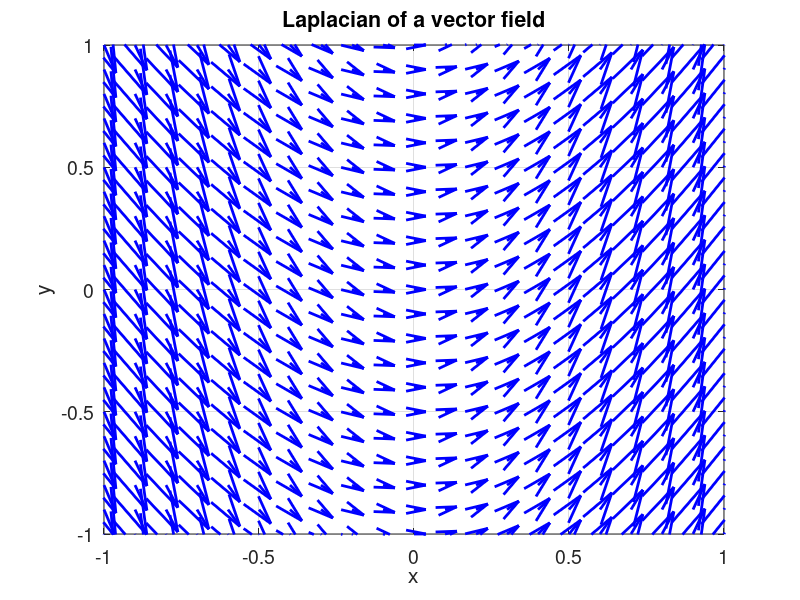
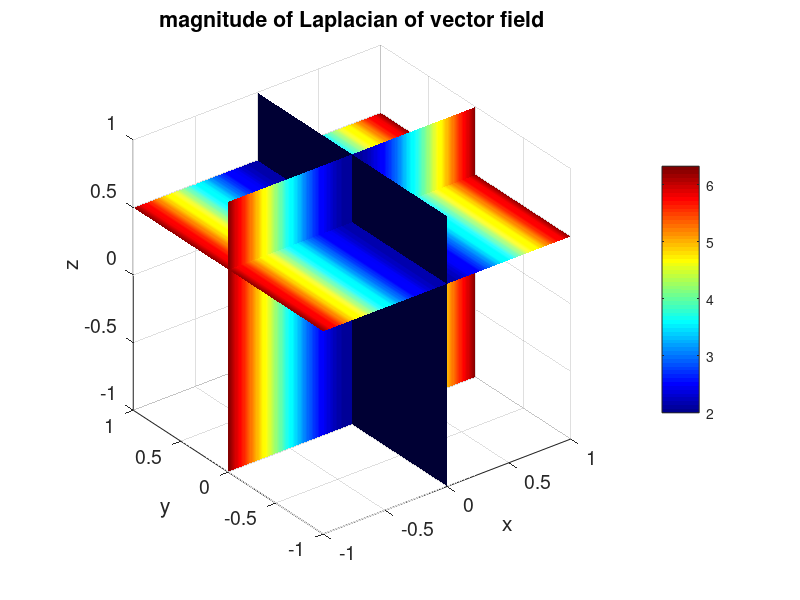

Here is the MATLAB script that generated these plots, in order:
% cemDiff05.m
% 18 march 2016
% Ian Cooper
% School of Physics, University of Sydney
% http://www.physics.usyd.edu.au/teach_res/mp/mphome.htm

% CALCULATION OF THE LAPLACIAN
%     [2D] scalar function  flag == 1;
%     [3D] vector function  flag == 2;
   

clear all
close all
clc

tic

% =========================================================================
% INPUTS

% Number of grid points (integer)    N = 101 default value
    N = 201;
% Range for X, Y and Z values  [minX maxX minY maxY minZ maxZ]
    % XY = [-50 50 -50 50 -50 50 ];
     XY = [-1 1 -1 1 -1 1];
 % flag = 1 for scalar field f or flag = 2 for vector field (V(Vx Vy Vz)
    flag = 2;
 
% ========================================================================
if flag == 1;  % [2D] scalar function f
    
% CALCULATIONS  ----------------------------------------------------------   
% X and Y ranges
minX = XY(1); maxX = XY(2); minY  = XY(3); maxY = XY(4);
x = linspace(minX, maxX,N);
y = linspace(minY, maxY,N);
[xx, yy] = meshgrid(x,y);
hx = x(2)-x(1); hy = y(2)-y(1);

% Define scalar field f
       wLx = 50; wLy = 40;
       kx = 2*pi/wLx; ky = 2*pi/wLy;
       f = sin(kx.*xx) .* cos(ky.*yy);
%      f = xx.^2 + yy.^2;

% Laplacian
       del2f = del2(f,hx,hy)*4;
       

% GRAPHICS ---------------------------------------------------------------

figure(1); 
   set(gcf,'units','normalized','position',[0.2 0.2 0.5 0.4]);
   subplot(1,2,1);   % scalar function f
   zz = f;
   surf(xx,yy,zz);
   shading interp;
   colormap(summer)
   set(gca,'fontsize',14)
   axis square
   box on
   view(-19,55);
   title('[2D] scalar function  f(x,y)');
   xlabel('x'); ylabel('y'); zlabel('f'); 
  
   
   subplot(1,2,2)   %  Laplacian del2f  of scalar fucntion f 
   surf(xx,yy,del2f);
   shading interp;
   colormap(autumn)
   set(gca,'fontsize',14)
   axis square
   box on
   view(-19,55);
   title('[2D] Laplacian of f(x,y)');
   xlabel('x'); ylabel('y'); zlabel('del2f');
   colormap(autumn)
   set(gca,'fontsize',14);
   
else
    
% =======================================================================
% Laplacian of the vector field V    flag == 2;
% =======================================================================

% X and Y ranges
    minX  = XY(1); maxX = XY(2);
    minY  = XY(3); maxY = XY(4);
    minZ  = XY(5); maxZ = XY(6);

    x = linspace(minX, maxX,N);
    y = linspace(minY, maxY,N);
    z = linspace(minY, maxY,N);

    [xx, yy, zz] = meshgrid(x,y,z);
    hx = x(2)-x(1); hy = y(2)-y(1); hz = z(2)-z(1);

% Define vector field V
    Vxx = xx.^2;
    Vyy = 3 .* xx .* zz.^2;
    Vzz = -2 .* xx .* zz;
    
% Calculate Laplacian: X Y Z components / magnitude of vector    
    del2Vx = del2(Vxx,hx,hy,hz)*6;
    del2Vy = del2(Vyy,hx,hy,hz)*6;
    del2Vz = del2(Vzz,hx,hy,hz)*6;

    del2Vmag = sqrt(del2Vx.^2 + del2Vy.^2 + del2Vz.^2);
       
% GRAPHICS ---------------------------------------------------------------

 figure(3) % curl --------------------------------------------------------
    set(gcf,'units','normalized','position',[0.7 0.2 0.30 0.4]);
    % indices dx dy dz for slice plots in figures 1 and 3 
    dx = 1:10:N; dy  = dx;   dz = 76;
   
    % plot variable: p1 p2 p3 p4 p5 p6
    p1 = xx(dx,dy,dz); p2 = yy(dx,dy,dz); p3 = zz(dx,dy,dz); 
    p4 = del2Vx(dx,dy,dz); p5 = del2Vy(dx,dy,dz); p6 = del2Vz(dx,dy,dz); 
    
    h = quiver3(p1, p2, p3, p4, p5, p6);
    set(h,'color',[0 0 1],'linewidth', 2, 'MaxHeadSize',1);
    axis tight
    set(gca,'xLim',[minX, maxX]);
    set(gca,'yLim',[minY, maxY]);
    % set(gca,'zLim',[minZ, maxZ]);
    title('Laplacian of a vector field');
    xlabel('x'); ylabel('y'); zlabel('del2');
    set(gca,'fontsize',14)
    rotate3d 
    box on 
    view(0,90);
    
figure(4);  %  ---------------------------------------------------------
   set(gcf,'units','normalized','position',[0.38 0.2 0.3 0.4]);
   % INPUTS:  Hx Hy Hz slice places
   Hx = 0; Hy = 0; Hz = 0.5;
   h = slice(xx,yy,zz,del2Vmag,Hx,Hy,Hz);
   colormap jet
   shading interp
   daspect([1 1 1])
   axis tight
   camlight
   set([h(1),h(2)],'ambientstrength',0.6)
   colorbar;
   rotate3d;
   xlabel('x'); ylabel('y'); zlabel('z');
   title('magnitude of Laplacian of vector field');
   set(gca,'fontsize',14)  
   axis tight    

end

toc
